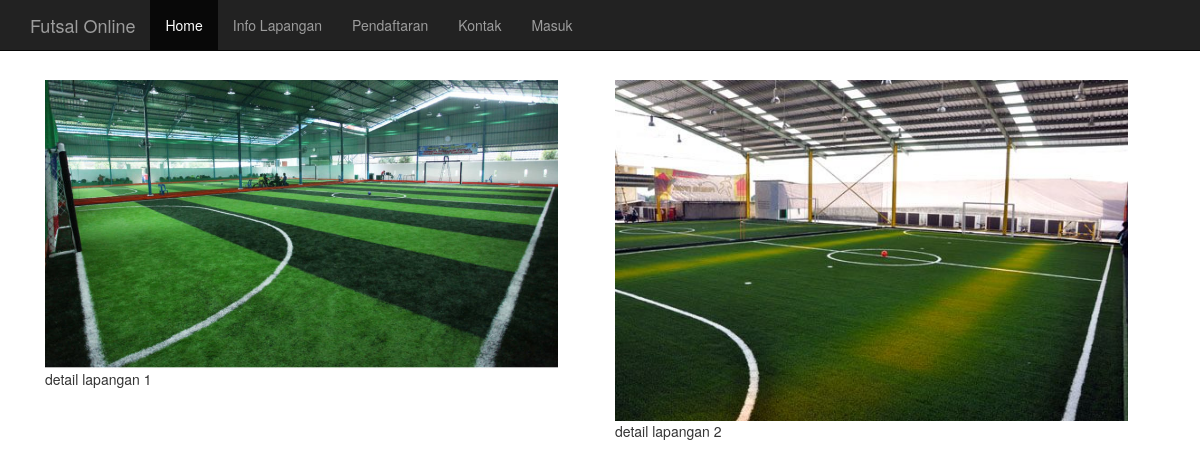
Before: /info.php with the older database file.
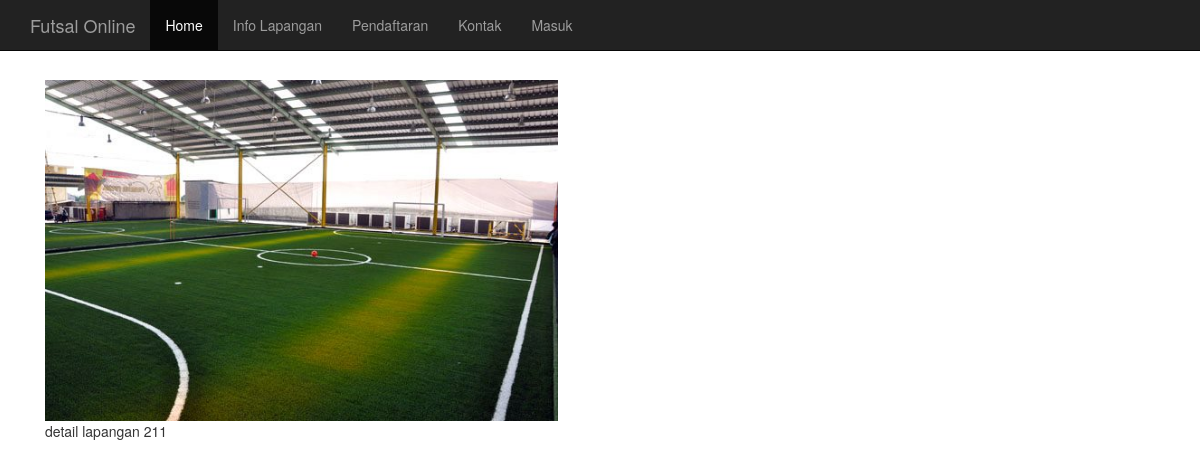
After: the same page with the newer database file.
### tables this page shows
CREATE TABLE `lapangan` (
  `id_lapangan` int(11) NOT NULL AUTO_INCREMENT,
  `image` varchar(50) DEFAULT NULL,
  `detail` text,
  PRIMARY KEY (`id_lapangan`)
);

### info.php (the view, shortened to what this page needs)
<?php
include "head.php";
$q="SELECT * FROM lapangan";
$qry = mysql_query($q);
while ($row=mysql_fetch_array($qry)) {
?>
<div class="col-md-6">
    <img src="uploads/<?php echo $row['image']?>" alt="" width="95%">
    <?php echo $row['detail'] ?>
</div>
<?php } ?>

Changed rows visible on the page:
removed lapangan: image (picture), detail "detail lapangan 1"
changed lapangan: detail "detail lapangan 2" → "detail lapangan 211"
